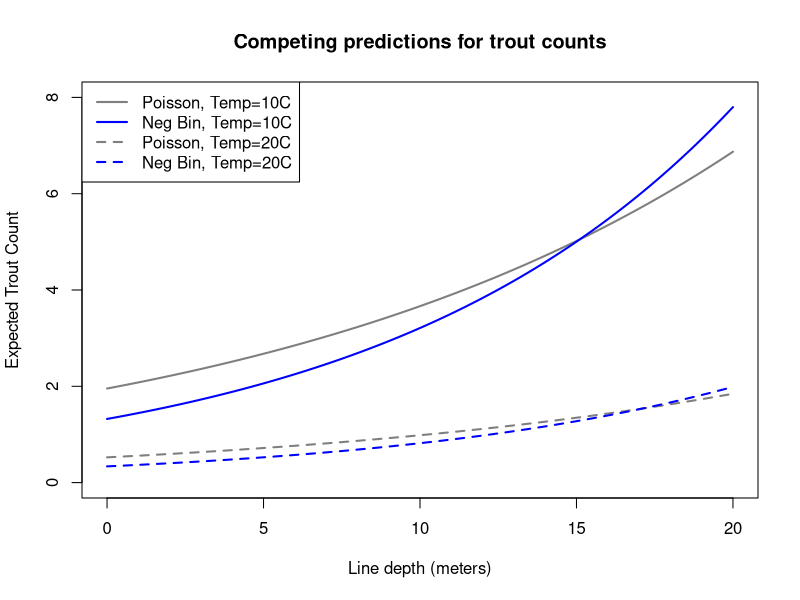

R code for this plot:
## ---- chunk 1
#| code-fold: true
#| output: false
set.seed(1204)
depth3 <- rep(seq(10,20,2),each=5)
temp <- rep(seq(3,27,6),times=6)
mu <- exp(1+0.15*depth3-0.15*temp)
trout4 <- rnbinom(30,size=1.5,mu=mu)

trout.naive <- glm(trout4~depth3+temp,family=poisson)
summary(trout.naive)
## ---- chunk 2
#| code-fold: true
#| output: false
trout.quasi <- glm(trout4~depth3+temp,family=quasipoisson)
summary(trout.quasi)
exp(trout.quasi$coefficients)-1
## ---- chunk 3
#| code-fold: true
#| output: false
library(MASS)
trout.nb <- glm.nb(trout4~depth3+temp)
summary(trout.nb)
exp(trout.nb$coefficients)-1
## ---- chunk 4
#| code-fold: true
#| fig-cap: 'Poisson and negative binomial predictions for the mean response'
nbtest1 <- data.frame(depth3=seq(0,20,0.1),temp=10)
nbtest2 <- data.frame(depth3=seq(0,20,0.1),temp=20)
plot(seq(0,20,0.1),predict(trout.naive,newdata=nbtest1,type='response'),
     type='l',ylim=c(0,8),col='grey50',lwd=2,
     ylab='Expected Trout Count',xlab='Line depth (meters)',
     main='Competing predictions for trout counts')
lines(seq(0,20,0.1),predict(trout.naive,newdata=nbtest2,type='response'),
      type='l',col='grey50',lwd=2,lty=2)
lines(seq(0,20,0.1),predict(trout.nb,newdata=nbtest1,type='response'),
      type='l',col='#0000ff',lwd=2)
lines(seq(0,20,0.1),predict(trout.nb,newdata=nbtest2,type='response'),
      type='l',col='#0000ff',lwd=2,lty=2)
legend(x='topleft',legend=c('Poisson, Temp=10C','Neg Bin, Temp=10C','Poisson, Temp=20C','Neg Bin, Temp=20C'),
       lwd=2,lty=c(1,1,2,2),col=c('grey50','#0000ff','grey50','#0000ff'))     
